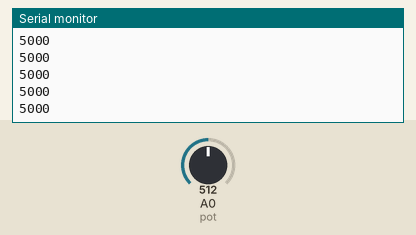
Recording of a sketch running on a simulated Arduino Uno, built with avr-gcc and run on an emulated ATmega328P. Parts: the last lines printed to the serial monitor. The test bench sets the inputs (shaded band); at power-on: A0 (pot) = 512.

Above: at 1.2 s.
1.3 s: A0 (pot) set to 716
At 2.0 s:
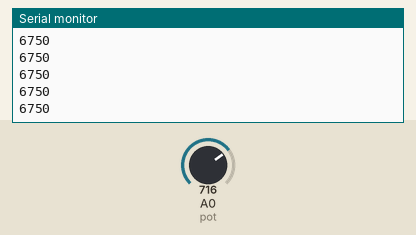
2.8 s: A0 (pot) set to 900
At 3.4 s:
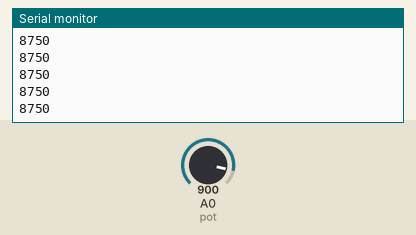
Timing chart, 0 to 5.8 s (numbered marks = the images above; inputs shaded):
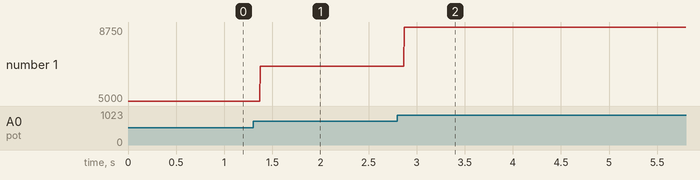

Measured:
- after the input at 1.3 s, the serial monitor: prints a new line after 0.07 s (image 1)
- after the input at 2.8 s, the serial monitor: prints a new line after 0.07 s (image 2)
- plotted number 1: 5000 → 6750 after the input at 1.3 s, 6750 → 8750 after the input at 2.8 s

The sketch:

test.ino
```cpp
#define pot A0

void setup() {
    pinMode(pot, INPUT);
    Serial.begin(9600);
}

void loop() {
//  Serial.println(analogRead(pot));
  Serial.println(map(analogRead(pot),0,1023,0,40)*250);
}
```
